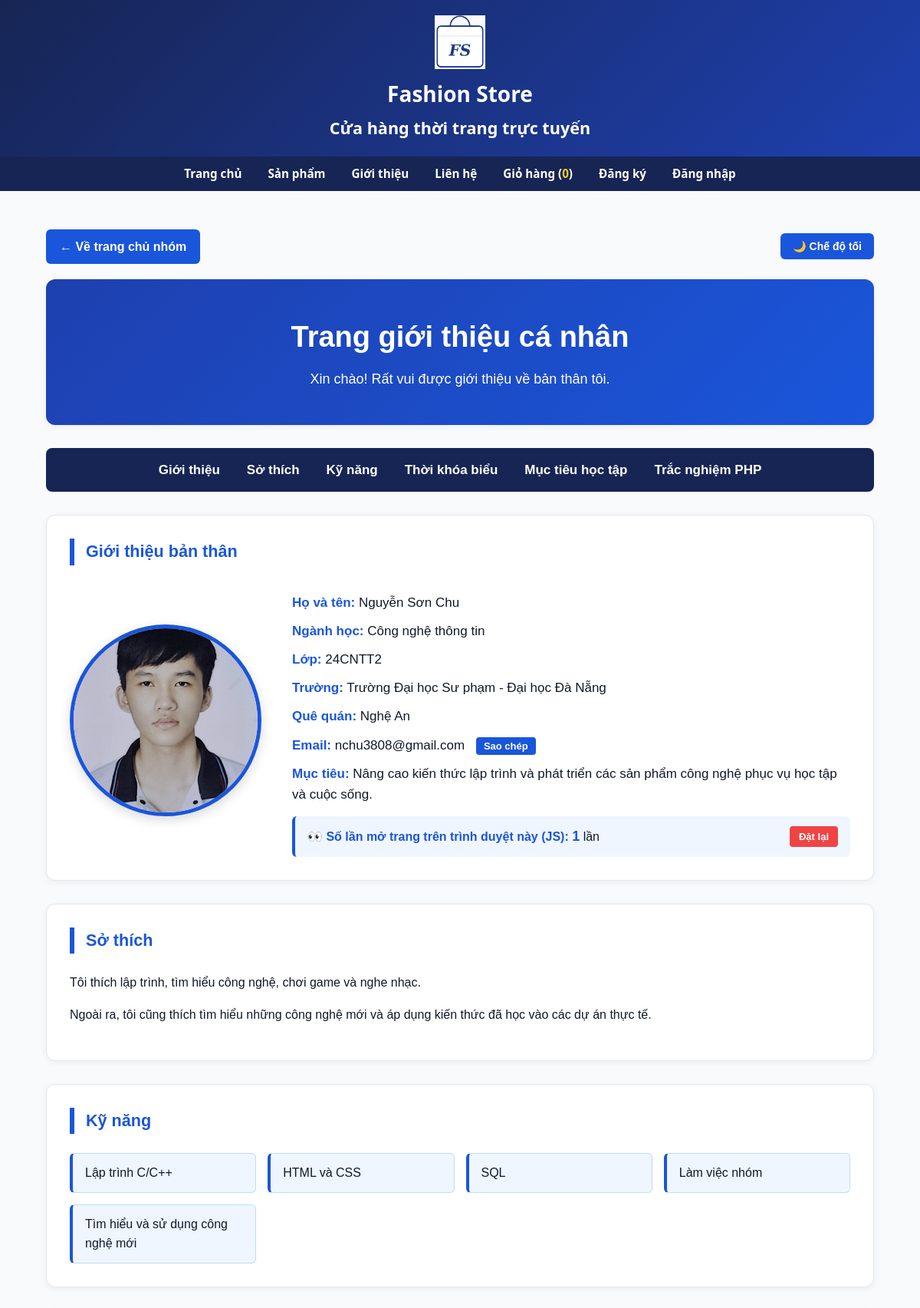
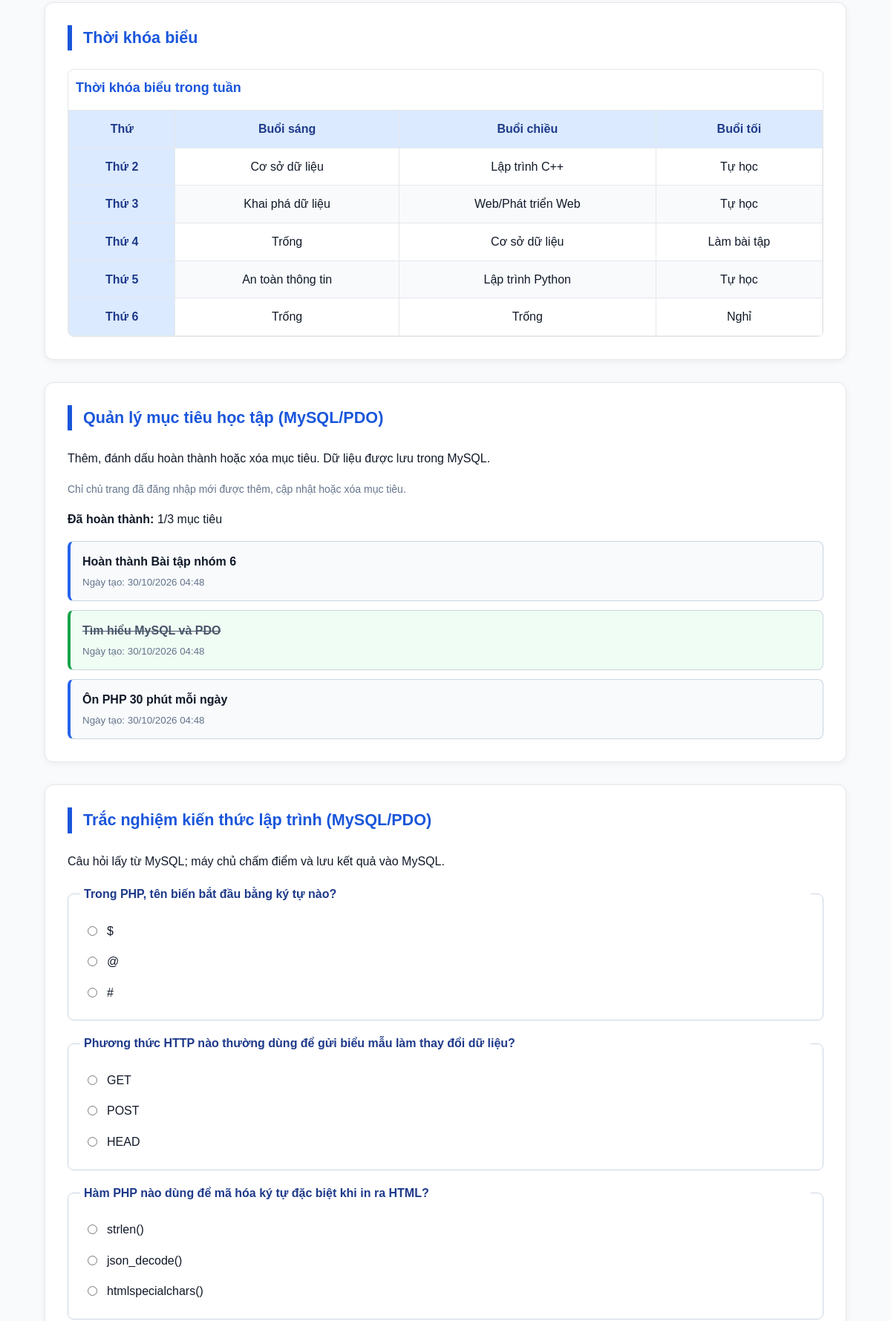
/thanhvien/3120224020_chu/gioithieu.php (upper part), run on the app's committed database (2 pictures, top to bottom).
### tables this page shows
CREATE TABLE tv_muc_tieu (
    id INT UNSIGNED AUTO_INCREMENT PRIMARY KEY,
    mssv VARCHAR(50) NOT NULL,
    noi_dung VARCHAR(120) NOT NULL,
    hoan_thanh TINYINT(1) NOT NULL DEFAULT 0,
    ngay_tao DATETIME NOT NULL DEFAULT CURRENT_TIMESTAMP,
    INDEX idx_chu_muc_tieu_mssv (mssv),
    CONSTRAINT fk_chu_muc_tieu FOREIGN KEY (mssv) REFERENCES thanh_vien(ma_sv) ON DELETE CASCADE,
    CONSTRAINT ck_chu_muc_tieu_dodai CHECK (CHAR_LENGTH(TRIM(noi_dung)) BETWEEN 3 AND 120),
    CONSTRAINT ck_chu_muc_tieu_trangthai CHECK (hoan_thanh IN (0,1))
);

CREATE TABLE tv_cau_hoi (
    id INT UNSIGNED AUTO_INCREMENT PRIMARY KEY,
    mssv VARCHAR(50) NOT NULL,
    ma_cau VARCHAR(10) NOT NULL,
    noi_dung VARCHAR(255) NOT NULL,
    lua_chon_a VARCHAR(255) NOT NULL,
    lua_chon_b VARCHAR(255) NOT NULL,
    lua_chon_c VARCHAR(255) NOT NULL,
    dap_an CHAR(1) NOT NULL,
    giai_thich TEXT NOT NULL,
    UNIQUE KEY uq_chu_cauhoi (mssv, ma_cau),
    CONSTRAINT fk_chu_cauhoi FOREIGN KEY (mssv) REFERENCES thanh_vien(ma_sv) ON DELETE CASCADE,
    CONSTRAINT ck_chu_cauhoi_dapan CHECK (dap_an IN ('a','b','c'))
);

### inc/ham.php (called while the page is built, shortened)
<?php
function e(mixed $value): string
{
    return htmlspecialchars(
        (string) ($value ?? ''),
        ENT_QUOTES | ENT_SUBSTITUTE,
        'UTF-8'
    );
}

### thanhvien/3120224020_chu/gioithieu.php (the view, shortened to what this page needs)
<?php
$goc = '../../';
$mssvChu = '3120224020';
$emailChu = 'chu.bt6@example.com';
$khoaCsrf = 'chu_3120224020_csrf';
$pdo = db();
$st = $pdo->prepare('SELECT id FROM nguoi_dung WHERE email = ?');
$st->execute([$emailChu]);
$idChu = (int) ($st->fetchColumn() ?: 0);
$nguoiDangNhap = $_SESSION['user'] ?? null;
$idDangNhap = is_array($nguoiDangNhap)
    ? (int) ($nguoiDangNhap['id'] ?? 0)
    : 0;
$laChuTrang = $idChu > 0 && $idDangNhap === $idChu;
$st = $pdo->prepare('SELECT ma_cau, noi_dung, lua_chon_a, lua_chon_b,
                           lua_chon_c, dap_an, giai_thich
                    FROM tv_cau_hoi WHERE mssv = ? ORDER BY ma_cau');
$st->execute([$mssvChu]);
$cauHoi = [];
foreach ($st->fetchAll(PDO::FETCH_ASSOC) as $row) {
    $cauHoi[$row['ma_cau']] = [
        'noi_dung' => $row['noi_dung'],
        'lua_chon' => [
            'a' => $row['lua_chon_a'],
            'b' => $row['lua_chon_b'],
            'c' => $row['lua_chon_c'],
        ],
        'dap_an' => $row['dap_an'],
        'giai_thich' => $row['giai_thich'],
    ];
}
$loiMucTieu = '';
$giaTriMucTieu = '';
$traLoiCu = [];
$st = $pdo->prepare("SELECT id, noi_dung, hoan_thanh,
    DATE_FORMAT(ngay_tao, '%d/%m/%Y %H:%i') AS ngay_tao
    FROM tv_muc_tieu WHERE mssv = ? ORDER BY id DESC");
$st->execute([$mssvChu]);
$danhSachMucTieu = $st->fetchAll(PDO::FETCH_ASSOC);
$soMucTieuHoanThanh = count(array_filter(
    $danhSachMucTieu,
    static fn(array $mucTieu): bool => (int) $mucTieu['hoan_thanh'] === 1
));
require_once __DIR__ . '/../../inc/header.php';
$htmlHeader = ob_get_clean();
echo $htmlHeader;
?>
<main class="noi-dung-chinh trang-ca-nhan">
    <div class="thanh-cong-cu-dau">
        <a class="back-home" href="<?= e($goc) ?>index.php">&larr; Về trang chủ nhóm</a>
        <button id="btn-toggle-theme" class="btn-theme-toggle" type="button">🌙 Chế độ tối</button>
    </div>
    <section class="dau-trang-ca-nhan" aria-labelledby="tieu-de-ca-nhan">
        <h1 id="tieu-de-ca-nhan">Trang giới thiệu cá nhân</h1>
        <p>Xin chào! Rất vui được giới thiệu về bản thân tôi.</p>
    </section>
    <nav class="nav-ca-nhan" aria-label="Điều hướng trong trang cá nhân">
        <a href="#gioi-thieu">Giới thiệu</a>
        <a href="#so-thich">Sở thích</a>
        <a href="#ky-nang">Kỹ năng</a>
        <a href="#thoi-khoa-bieu">Thời khóa biểu</a>
        <a href="#muc-tieu">Mục tiêu học tập</a>
        <a href="#trac-nghiem">Trắc nghiệm PHP</a>
    </nav>
    <section id="gioi-thieu">
        <h2>Giới thiệu bản thân</h2>
        <div class="profile">
            <img src="<?= e($goc) ?>images/avatar-SonChu.jpg" alt="Ảnh chân dung của Nguyễn Sơn Chu">
            <div class="info">
                <p><strong>Họ và tên:</strong> Nguyễn Sơn Chu</p>
                <p><strong>Ngành học:</strong> Công nghệ thông tin</p>
                <p><strong>Lớp:</strong> 24CNTT2</p>
                <p><strong>Trường:</strong> Trường Đại học Sư phạm - Đại học Đà Nẵng</p>
                <p><strong>Quê quán:</strong> Nghệ An</p>
                <p>
                    <strong>Email:</strong> nchu3808@gmail.com
                    <button id="btn-copy-email" class="btn-copy-email" type="button">Sao chép</button>
                </p>
                <p>
                    <strong>Mục tiêu:</strong> Nâng cao kiến thức lập trình và phát triển các sản phẩm công nghệ
                    phục vụ học tập và cuộc sống.
                </p>
                <div class="hop-luot-xem">
                    <span>
                        👀 <strong>Số lần mở trang trên trình duyệt này (JS):</strong>
                        <span id="so-luot-xem" class="so-luot-xem">1</span> lần
                    </span>
                    <button id="btn-reset-counter" class="btn-reset-counter" type="button">Đặt lại</button>
                </div>
            </div>
        </div>
    </section>
    <article id="so-thich">
        <h2>Sở thích</h2>
        <p>Tôi thích lập trình, tìm hiểu công nghệ, chơi game và nghe nhạc.</p>
        <p>Ngoài ra, tôi cũng thích tìm hiểu những công nghệ mới và áp dụng kiến thức đã học vào các dự án thực tế.</p>
    </article>
    <section id="ky-nang">
        <h2>Kỹ năng</h2>
        <ul>
            <li>Lập trình C/C++</li>
            <li>HTML và CSS</li>
            <li>SQL</li>
            <li>Làm việc nhóm</li>
            <li>Tìm hiểu và sử dụng công nghệ mới</li>
        </ul>
    </section>
    <section id="thoi-khoa-bieu">
        <h2>Thời khóa biểu</h2>
        <div class="bang-cuon-ngang">
            <table>
                <caption>Thời khóa biểu trong tuần</caption>
                <thead>
                    <tr>
                        <th scope="col">Thứ</th>
                        <th scope="col">Buổi sáng</th>
                        <th scope="col">Buổi chiều</th>
                        <th scope="col">Buổi tối</th>
                    </tr>
                </thead>
                <tbody>
                    <tr><th scope="row">Thứ 2</th><td>Cơ sở dữ liệu</td><td>Lập trình C++</td><td>Tự học</td></tr>
                    <tr><th scope="row">Thứ 3</th><td>Khai phá dữ liệu</td><td>Web/Phát triển Web</td><td>Tự học</td></tr>
                    <tr><th scope="row">Thứ 4</th><td>Trống</td><td>Cơ sở dữ liệu</td><td>Làm bài tập</td></tr>
                    <tr><th scope="row">Thứ 5</th><td>An toàn thông tin</td><td>Lập trình Python</td><td>Tự học</td></tr>
                    <tr><th scope="row">Thứ 6</th><td>Trống</td><td>Trống</td><td>Nghỉ</td></tr>
                </tbody>
            </table>
        </div>
    </section>
    <section id="muc-tieu" class="chu-chuc-nang">
        <h2>Quản lý mục tiêu học tập (MySQL/PDO)</h2>
        <p>Thêm, đánh dấu hoàn thành hoặc xóa mục tiêu. Dữ liệu được lưu trong MySQL.</p>
        <?php if ($laChuTrang): ?>
            <form method="post" action="gioithieu.php#muc-tieu" class="chu-form-muc-tieu" novalidate>
                <input type="hidden" name="csrf_token" value="<?= e($_SESSION[$khoaCsrf]) ?>">
                <input type="hidden" name="hanh_dong" value="them_muc_tieu">
                <label for="chu-noi-dung-muc-tieu">Mục tiêu mới (3 - 120 ký tự)</label>
                <div class="chu-hang-nhap">
                    <input id="chu-noi-dung-muc-tieu" name="noi_dung_muc_tieu" type="text"
                           maxlength="120" value="<?= e($giaTriMucTieu) ?>"
                           placeholder="Ví dụ: Ôn PHP 30 phút mỗi ngày" aria-describedby="chu-goi-y-muc-tieu">
                    <button class="chu-nut" type="submit">Thêm mục tiêu</button>
                </div>
                <p id="chu-goi-y-muc-tieu" class="chu-goi-y">Tối đa 20 mục tiêu học tập.</p>
                <?php if ($loiMucTieu !== ''): ?>
                    <p class="chu-thong-bao-loi" role="alert"><?= e($loiMucTieu) ?></p>
                <?php endif; ?>
            </form>
        <?php else: ?>
            <p class="chu-goi-y">Chỉ chủ trang đã đăng nhập mới được thêm, cập nhật hoặc xóa mục tiêu.</p>
        <?php endif; ?>
        <p class="chu-tom-tat"><strong>Đã hoàn thành:</strong>
            <?= e((string) $soMucTieuHoanThanh) ?>/<?= e((string) count($danhSachMucTieu)) ?> mục tiêu
        </p>
        <?php if (empty($danhSachMucTieu)): ?>
            <p class="chu-goi-y">Chưa có mục tiêu nào. Hãy thêm mục tiêu đầu tiên.</p>
        <?php else: ?>
            <ul class="chu-danh-sach-muc-tieu">
                <?php foreach ($danhSachMucTieu as $mucTieu): ?>
                    <li class="chu-muc-tieu <?= (int) $mucTieu['hoan_thanh'] === 1 ? 'chu-da-xong' : '' ?>">
                        <div class="chu-noi-dung-muc-tieu">
                            <strong><?= e($mucTieu['noi_dung']) ?></strong>
                            <small>Ngày tạo: <?= e($mucTieu['ngay_tao']) ?></small>
                        </div>
                    </li>
                <?php endforeach; ?>
            </ul>
        <?php endif; ?>
    </section>
    <section id="trac-nghiem" class="chu-chuc-nang">
        <h2>Trắc nghiệm kiến thức lập trình (MySQL/PDO)</h2>
        <p>Câu hỏi lấy từ MySQL; máy chủ chấm điểm và lưu kết quả vào MySQL.</p>
        <form method="post" action="gioithieu.php#trac-nghiem" class="chu-form-trac-nghiem" novalidate>
            <?php foreach ($cauHoi as $maCau => $cau): ?>
                <fieldset class="chu-cau-hoi">
                    <legend><?= e($cau['noi_dung']) ?></legend>
                    <?php foreach ($cau['lua_chon'] as $maLuaChon => $noiDung): ?>
                        <?php $duocChon = (($traLoiCu[$maCau] ?? null) === $maLuaChon); ?>
                        <label class="chu-lua-chon">
                            <input type="radio" name="tra_loi[<?= e($maCau) ?>]"
                                   value="<?= e($maLuaChon) ?>" <?= $duocChon ? 'checked' : '' ?>>
                            <span><?= e($noiDung) ?></span>
                        </label>
                    <?php endforeach; ?>
                </fieldset>
            <?php endforeach; ?>
        </form>
    </section>
</main>
<?php require_once __DIR__ . '/../../inc/footer.php'; ?>

### css/style.css (style rules this page uses)
:root { --mau-chinh: #1e40af; --mau-chinh-dam: #172554; --mau-nhan: #d97706; --mau-chu: #0f172a; --mau-chu-phu: #334155; --mau-nen: #f8fafc; --mau-trang: #ffffff; --mau-vien: #cbd5e1; --bo-goc: 8px; --bo-goc-lon: 12px; --khoang-cach: 16px; --khoang-cach-lon: 32px; --phong-chu: system-ui, -apple-system, BlinkMacSystemFont, "Segoe UI", Roboto, sans-serif; }
*, *::before, *::after { box-sizing: border-box; }
body { margin: 0; font-family: var(--phong-chu); line-height: 1.6; color: var(--mau-chu); background-color: var(--mau-nen); }
img { max-width: 100%; height: auto; display: block; }
.bo-cuc-trang { display: grid; min-height: 100vh; grid-template-areas: "dau" "menu" "chinh" "chan"; grid-template-rows: auto auto minmax(0, 1fr) auto; grid-template-columns: minmax(0, 1fr); gap: 0; width: 100%; }
.noi-dung-chinh { grid-area: chinh; width: 100%; max-width: 1140px; min-width: 0; margin: 0 auto; padding: var(--khoang-cach); }
@media (min-width: 768px) { .noi-dung-chinh { padding: var(--khoang-cach-lon); } }
h1 { font-size: 1.75rem; color: var(--mau-chinh-dam); margin-top: 0; margin-bottom: var(--khoang-cach); }
h2 { font-size: 1.35rem; color: var(--mau-chinh); border-left: 5px solid var(--mau-chinh); padding-left: 12px; margin-top: 0; margin-bottom: var(--khoang-cach); }
table { width: 100%; border-collapse: collapse; background-color: var(--mau-trang); }
caption { font-weight: bold; color: var(--mau-chinh-dam); padding-bottom: 8px; text-align: left; }
th, td { padding: 12px 14px; border: 1px solid var(--mau-vien); }
thead th { background-color: #e2e8f0; color: var(--mau-chu); }
tbody tr:nth-child(even) { background-color: #f1f5f9; }
table td:nth-child(3) { white-space: nowrap; }
table td:nth-child(4) { white-space: nowrap; }

### data on the page
tv_muc_tieu: noi_dung "Hoàn thành Bài tập nhóm 6", ngay_tao "30/10/2026 04:48"
tv_muc_tieu: noi_dung "Tìm hiểu MySQL và PDO", ngay_tao "30/10/2026 04:48"
tv_muc_tieu: noi_dung "Ôn PHP 30 phút mỗi ngày", ngay_tao "30/10/2026 04:48"
tv_cau_hoi: noi_dung "Trong PHP, tên biến bắt đầu bằng ký tự nào?", lua_chon_a "$", lua_chon_b "@", lua_chon_c "#"
tv_cau_hoi: noi_dung "Phương thức HTTP nào thường dùng để gửi biểu mẫu làm thay đổi dữ liệu?", lua_chon_a "GET", lua_chon_b "POST", lua_chon_c "HEAD"
tv_cau_hoi: noi_dung "Hàm PHP nào dùng để mã hóa ký tự đặc biệt khi in ra HTML?", lua_chon_a "strlen()", lua_chon_b "json_decode()", lua_chon_c "htmlspecialchars()"

### other printed values
$tongSoLuong "0"
$soMucTieuHoanThanh "1"
count($danhSachMucTieu) "3"
